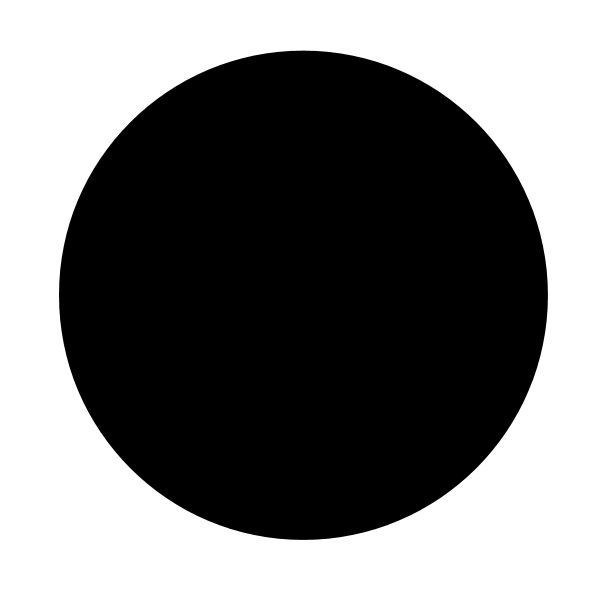
#> input picture SVGcollage/process/mask/circle.png, 600 x 600 px
$ python transform.py
#> lines starting #> are read from the running program, lines starting #| are printed output that depends on the picture; after the words box and inside, x2 and y2 are one past the last pixel; in counts of white or black regions, pixels touching at a corner belong together
import cv2
import numpy as np
# 转换边缘到贝塞尔曲线
def fit_bezier_curve(edge_image, num_points=500):
    #使用OpenCV的findContours函数查找边缘图像中的所有轮廓。RETR_EXTERNAL参数表示只检测外部轮廓，CHAIN_APPROX_SIMPLE参数表示使用简单的轮廓逼近方法。
    contours, _ = cv2.findContours(edge_image, cv2.RETR_EXTERNAL, cv2.CHAIN_APPROX_SIMPLE)
    contour = contours[0]#选择第一个轮廓
    epsilon = 0.001 * cv2.arcLength(contour, True)#计算轮廓的周长，并将其乘以0.001作为逼近精度epsilon。arcLength函数用于计算封闭轮廓的周长，True表示封闭。
    approx_curve = []
    count = 0
    while(abs(len(approx_curve) - num_points)>10 and count<10000):
        # 调整控制点数量为num_points
        if (len(approx_curve) < num_points) :
            epsilon *= 0.9  # 减小epsilon以增加控制点数量
            approx_curve = cv2.approxPolyDP(contour, epsilon, True)
        # 调整控制点数量为num_points
        elif (len(approx_curve) > num_points):
            epsilon *= 1.1  # 增大epsilon以减少控制点数量
            approx_curve = cv2.approxPolyDP(contour, epsilon, True)
        count+=1
    print("调整次数：",count)
    curve_points = approx_curve.reshape(-1, 2)#将多边形曲线数组的形状从（N，1，2）转换为（N，2），其中N是控制点的数量
    return curve_points,len(curve_points)

# 定义插值函数，用于在两个点之间生成插值点
def interpolate_points(start_point, end_point, t):
    x = int((1 - t) * start_point[0] + t * end_point[0])
    y = int((1 - t) * start_point[1] + t * end_point[1])
    return (x, y)

# 定义插值曲线函数，用于生成两个贝塞尔曲线之间的插值曲线
def interpolate_bezier_curve(start_curve, end_curve, num_frames):
    interpolated_curve = []
    for i in range(num_frames):
        t = i / (num_frames - 1)  # 计算插值参数 t（0~1）
        frame_curve = []
        for j in range(min(len(start_curve), len(end_curve))):
            interpolated_point = interpolate_points(start_curve[j], end_curve[j], t)#插值
            frame_curve.append(interpolated_point)
        interpolated_curve.append(frame_curve)
    return interpolated_curve

def reorder_points(points):
    # 找到最左上角的点及其索引
    leftmost_point = np.min(points, axis=0)
    i = np.argmin(np.linalg.norm(points - leftmost_point, axis=1))
    # 将索引之前的点和索引之后的点分别存储在两个数组中
    points_before = points[:i]
    points_after = points[i:]

    # 合并两个数组并返回结果
    reordered_points = np.concatenate((points_after, points_before), axis=0)
    return reordered_points

if __name__ == "__main__":
    # 加载起始和最终的二值图像
    start_image = cv2.imread("mask/circle.png", cv2.IMREAD_GRAYSCALE)
#> start_image is the input picture: shape (600, 600); min 0, max 255, mean 121.9
    end_image = cv2.imread("mask/dragon.png", cv2.IMREAD_GRAYSCALE)
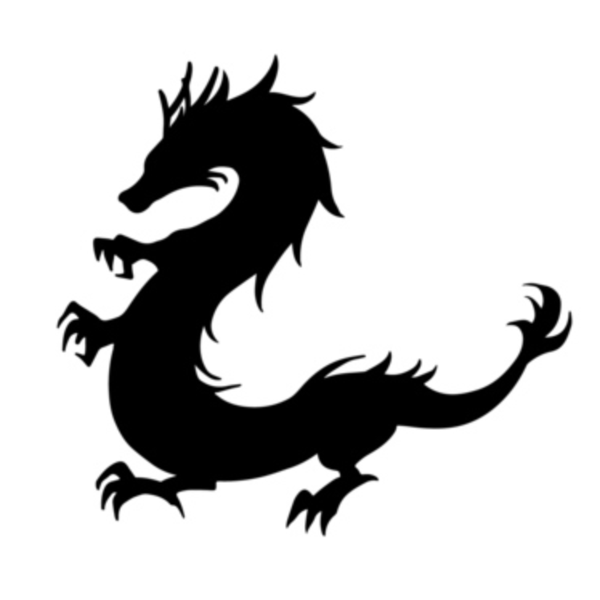
#> input picture SVGcollage/process/mask/dragon.png, 600 x 600 px
#> end_image is the input picture: shape (600, 600); min 0, max 255, mean 201.6

    # 通过形态学操作获得边界
    _, start_thresh = cv2.threshold(start_image, 128, 255, cv2.THRESH_BINARY)
#> start_thresh: shape (600, 600); 47.8% white; 1 white region, box (x1, y1, x2, y2) and area: (0, 0, 600, 600) 172016
    _, end_thresh = cv2.threshold(end_image, 128, 255, cv2.THRESH_BINARY)
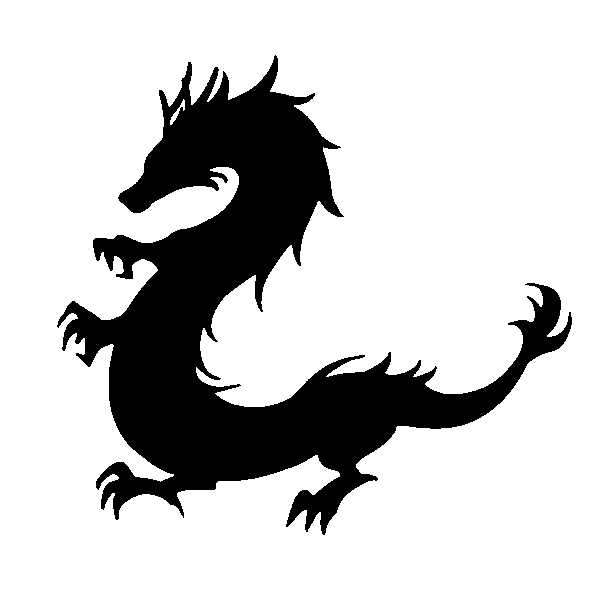
#> end_thresh: shape (600, 600); 79% white; 1 black region, box (x1, y1, x2, y2) and area: (57, 55, 572, 535) 75475

    # 膨胀操作，使得白色区域扩张，黑色区域收缩
    kernel = np.ones((3, 3), np.uint8)
    start_edges = cv2.dilate(start_thresh, kernel) - start_thresh
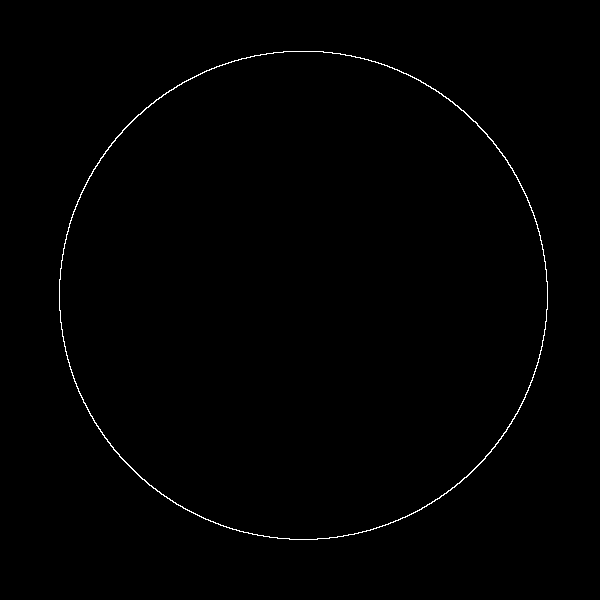
#> start_edges: shape (600, 600); 0.54% white in thin lines or dots, all inside (x1, y1, x2, y2) = (59, 51, 548, 540)
    end_edges = cv2.dilate(end_thresh, kernel) - end_thresh
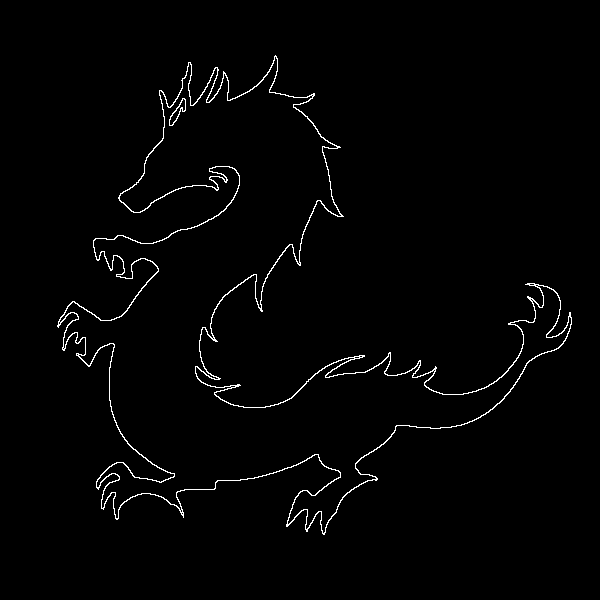
#> end_edges: shape (600, 600); 1.5% white in thin lines or dots, all inside (x1, y1, x2, y2) = (57, 55, 572, 535)

    start_bezier_curve, point_count = fit_bezier_curve(start_edges)
#> in fit_bezier_curve, `contours, _ = cv2.findContours(edge_image, cv2.RETR_EXTERNAL, cv2.CHAI..`: contours = 1 contour; box (x1, y1, x2, y2) and area: (59, 51, 548, 540) 187292
#> in fit_bezier_curve, `contour = contours[0]#选择第一个轮廓`: contour = contour of 696 points, box (x1, y1, x2, y2) (59, 51, 548, 540), area 187292
#> in fit_bezier_curve, `epsilon = 0.001 * cv2.arcLength(contour, True)#计算轮廓的周长，并将其乘以0.001作为逼近精..`: epsilon = 1.62
#> the loop in fit_bezier_curve, `while(abs(len(approx_curve) - num_points)>10 and count<10000):` made 17 passes
#> epsilon on passes 1 to 12: 1.46, 1.31, 1.18, 1.06, 0.955, 0.86, 0.774, 0.697, 0.627, 0.564, 0.508, 0.457
#> after the loop in fit_bezier_curve, `while(abs(len(approx_curve) - num_points)>10 and count<10000):`: approx_curve = contour of 502 points, box (x1, y1, x2, y2) (59, 51, 548, 540), area 187292; count = 17; epsilon = 0.403
#| 调整次数： 17
#> in fit_bezier_curve, `curve_points = approx_curve.reshape(-1, 2)#将多边形曲线数组的形状从（N，1，2）转换为（N，2）..`: curve_points = 502 pairs, first value 59 to 547, second value 51 to 539
#> start_bezier_curve has the same summary as curve_points in fit_bezier_curve; point_count = 502
    end_bezier_curve,_ = fit_bezier_curve(end_edges,point_count)
#> in fit_bezier_curve (call 2), `contours, _ = cv2.findContours(edge_image, cv2.RETR_EXTERNAL, cv2.CHAI..`: contours = 1 contour; box (x1, y1, x2, y2) and area: (57, 55, 572, 535) 73673
#> the loop in fit_bezier_curve (call 2), `while(abs(len(approx_curve) - num_points)>10 and count<10000):` made 17 passes
#> epsilon on passes 1 to 12: 4.02, 3.61, 3.25, 2.93, 2.64, 2.37, 2.13, 1.92, 1.73, 1.56, 1.4, 1.26
#| 调整次数： 17
#> end_bezier_curve = 511 pairs, first value 57 to 571, second value 55 to 534
    #以顺时针排序
    start_bezier_curve = reorder_points(start_bezier_curve)
#> in reorder_points, `leftmost_point = np.min(points, axis=0)`: leftmost_point = [59, 51]
#> in reorder_points, `i = np.argmin(np.linalg.norm(points - leftmost_point, axis=1))`: i = 70
#> in reorder_points, `points_before = points[:i]`: points_before = 70 pairs, first value 139 to 283, second value 51 to 114
#> in reorder_points, `points_after = points[i:]`: points_after = 432 pairs, first value 59 to 547, second value 51 to 539
#> in reorder_points, `reordered_points = np.concatenate((points_after, points_before), axis=0)`: reordered_points has the same summary as curve_points in fit_bezier_curve
    end_bezier_curve = reorder_points(end_bezier_curve)

    print("两个图的控制点数：",len(start_bezier_curve),len(end_bezier_curve))
#| 两个图的控制点数： 502 511

    # 插值生成中间帧的贝塞尔曲线
    num_frames = 100  # 设置中间帧的数量
    interpolated_curves = interpolate_bezier_curve(start_bezier_curve, end_bezier_curve, num_frames)
#> the loop in interpolate_bezier_curve, `for i in range(num_frames):` made 100 passes

    # 创建一个空白图像，用于绘制变换过程
    height, width = start_image.shape
    output_image = np.zeros((height, width, 3), dtype=np.uint8)

    # 绘制变换过程并显示每一帧
    for i in range(num_frames):
        frame_curve = interpolated_curves[i]
        output_image = np.ones((height, width), dtype=np.uint8) * 255  # 创建空白图像，并填充为白色
        # 在空白图像上填充曲线区域为黑色
        curve_points = np.array(frame_curve, dtype=np.int32)
        cv2.fillPoly(output_image, [curve_points], 0)

        # cv2.putText(output_image, '0', frame_curve[0], cv2.FONT_HERSHEY_SIMPLEX, 0.4, 12)
        cv2.imshow("Bezier Curve Transformation", output_image)
        cv2.waitKey(200)  # 等待一段时间，控制动画速度
#> this loop made 100 passes
#> pass 2, `cv2.imshow("Bezier Curve Transformation", output_image)`:
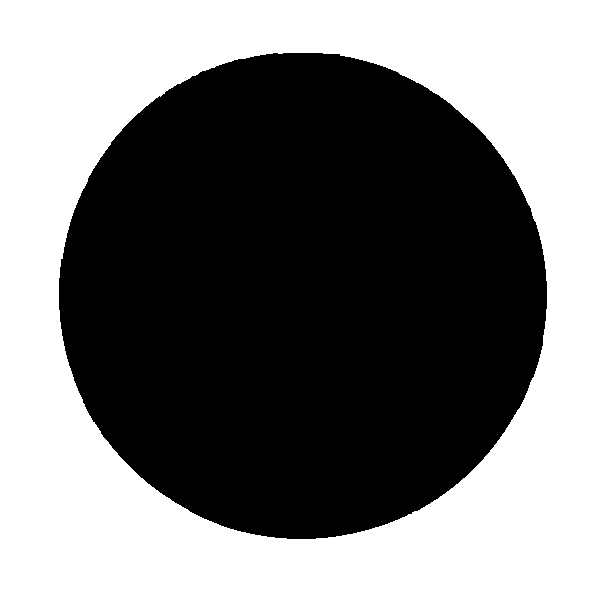
#> window 'Bezier Curve Transformation': shape (600, 600); 48.2% white; 1 white region, box (x1, y1, x2, y2) and area: (0, 0, 600, 600) 173650
#> after the loop:
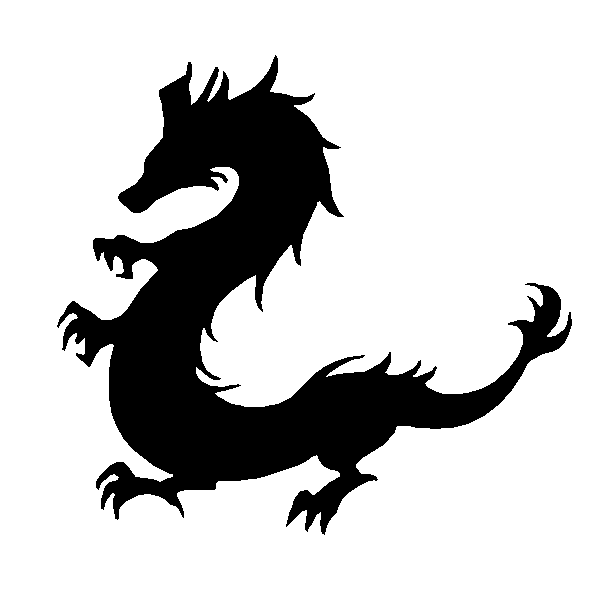
#> output_image: shape (600, 600); 78.9% white; 1 black region, box (x1, y1, x2, y2) and area: (57, 55, 572, 535) 75899

    cv2.destroyAllWindows()
